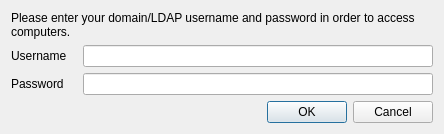
<?xml version="1.0" encoding="UTF-8"?>
<ui version="4.0">
 <class>AuthLdapDialog</class>
 <widget class="QDialog" name="AuthLdapDialog">
  <property name="windowTitle">
   <string>Veyon Logon</string>
  </property>
  <property name="windowIcon">
   <iconset resource="../../core/resources/core.qrc">
    <normaloff>:/core/application-x-pem-key.png</normaloff>:/core/application-x-pem-key.png</iconset>
  </property>
  <layout class="QVBoxLayout" name="verticalLayout">
   <item>
    <widget class="QLabel" name="label">
     <property name="text">
      <string>Please enter your domain/LDAP username and password in order to access computers.</string>
     </property>
     <property name="wordWrap">
      <bool>true</bool>
     </property>
    </widget>
   </item>
   <item>
    <layout class="QGridLayout" name="gridLayout">
     <property name="horizontalSpacing">
      <number>16</number>
     </property>
     <item row="0" column="0">
      <widget class="QLabel" name="label_2">
       <property name="text">
        <string>Username</string>
       </property>
      </widget>
     </item>
     <item row="0" column="1">
      <widget class="QLineEdit" name="username">
       <property name="minimumSize">
        <size>
         <width>350</width>
         <height>0</height>
        </size>
       </property>
      </widget>
     </item>
     <item row="1" column="0">
      <widget class="QLabel" name="label_3">
       <property name="text">
        <string>Password</string>
       </property>
      </widget>
     </item>
     <item row="1" column="1">
      <widget class="QLineEdit" name="password">
       <property name="echoMode">
        <enum>QLineEdit::Password</enum>
       </property>
      </widget>
     </item>
    </layout>
   </item>
   <item>
    <widget class="QDialogButtonBox" name="buttonBox">
     <property name="standardButtons">
      <set>QDialogButtonBox::Cancel|QDialogButtonBox::Ok</set>
     </property>
    </widget>
   </item>
  </layout>
 </widget>
 <resources>
  <include location="../../core/resources/core.qrc"/>
 </resources>
 <connections>
  <connection>
   <sender>buttonBox</sender>
   <signal>accepted()</signal>
   <receiver>AuthLdapDialog</receiver>
   <slot>accept()</slot>
   <hints>
    <hint type="sourcelabel">
     <x>206</x>
     <y>137</y>
    </hint>
    <hint type="destinationlabel">
     <x>169</x>
     <y>79</y>
    </hint>
   </hints>
  </connection>
  <connection>
   <sender>buttonBox</sender>
   <signal>rejected()</signal>
   <receiver>AuthLdapDialog</receiver>
   <slot>reject()</slot>
   <hints>
    <hint type="sourcelabel">
     <x>206</x>
     <y>137</y>
    </hint>
    <hint type="destinationlabel">
     <x>169</x>
     <y>79</y>
    </hint>
   </hints>
  </connection>
  <connection>
   <sender>password</sender>
   <signal>textChanged(QString)</signal>
   <receiver>AuthLdapDialog</receiver>
   <slot>updateOkButton()</slot>
   <hints>
    <hint type="sourcelabel">
     <x>204</x>
     <y>107</y>
    </hint>
    <hint type="destinationlabel">
     <x>169</x>
     <y>78</y>
    </hint>
   </hints>
  </connection>
  <connection>
   <sender>username</sender>
   <signal>textChanged(QString)</signal>
   <receiver>AuthLdapDialog</receiver>
   <slot>updateOkButton()</slot>
   <hints>
    <hint type="sourcelabel">
     <x>204</x>
     <y>76</y>
    </hint>
    <hint type="destinationlabel">
     <x>169</x>
     <y>78</y>
    </hint>
   </hints>
  </connection>
 </connections>
 <slots>
  <slot>updateOkButton()</slot>
 </slots>
</ui>
